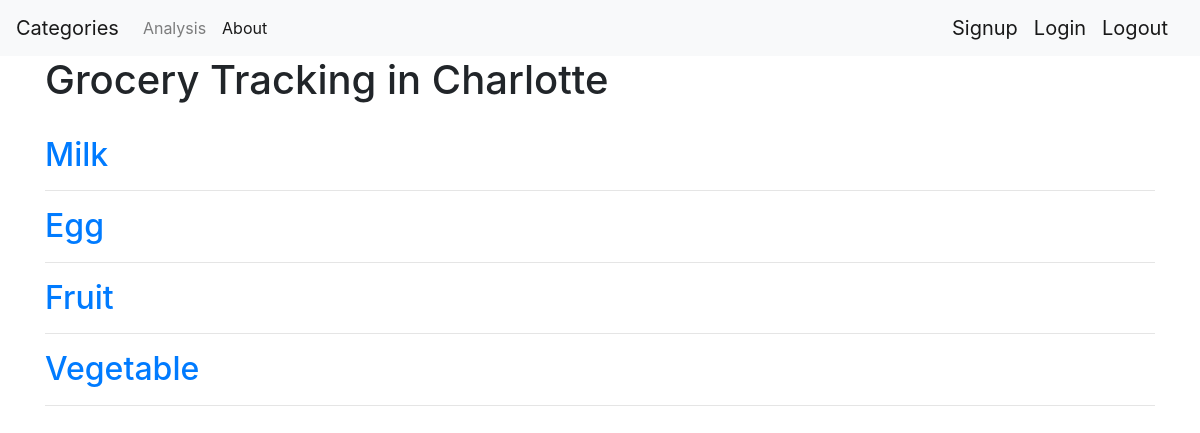
The page / on the database its author committed.
### tables this page shows
CREATE TABLE Categories (
    category_id INTEGER PRIMARY KEY,
    category_name TEXT NOT NULL
);

### app.py (the view)
@app.route('/')
def index():
    conn = get_db_connection()
    cates = conn.execute('SELECT * FROM Categories').fetchall()
    conn.close()
    return render_template('index.html', categories=cates)

### app.py (called while the page is built)
def get_db_connection():
    conn = sqlite3.connect('database.db', timeout=10)
    conn.row_factory = sqlite3.Row
    return conn

### templates/index.html
{% extends 'base.html' %}
{% block content %}
    <h1>{% block title %} Grocery Tracking in Charlotte {% endblock %}</h1>
    <br>
    {% for cate in categories %}
        <a href="{{ url_for('category', category_id=cate['category_id']) }}">
            <h2>{{ cate['category_name'] }}</h2>
        </a>
        <hr>
    {% endfor %}
{% endblock %}

### rows shown on the page
Categories: category_name "Milk"
Categories: category_name "Egg"
Categories: category_name "Fruit"
Categories: category_name "Vegetable"
